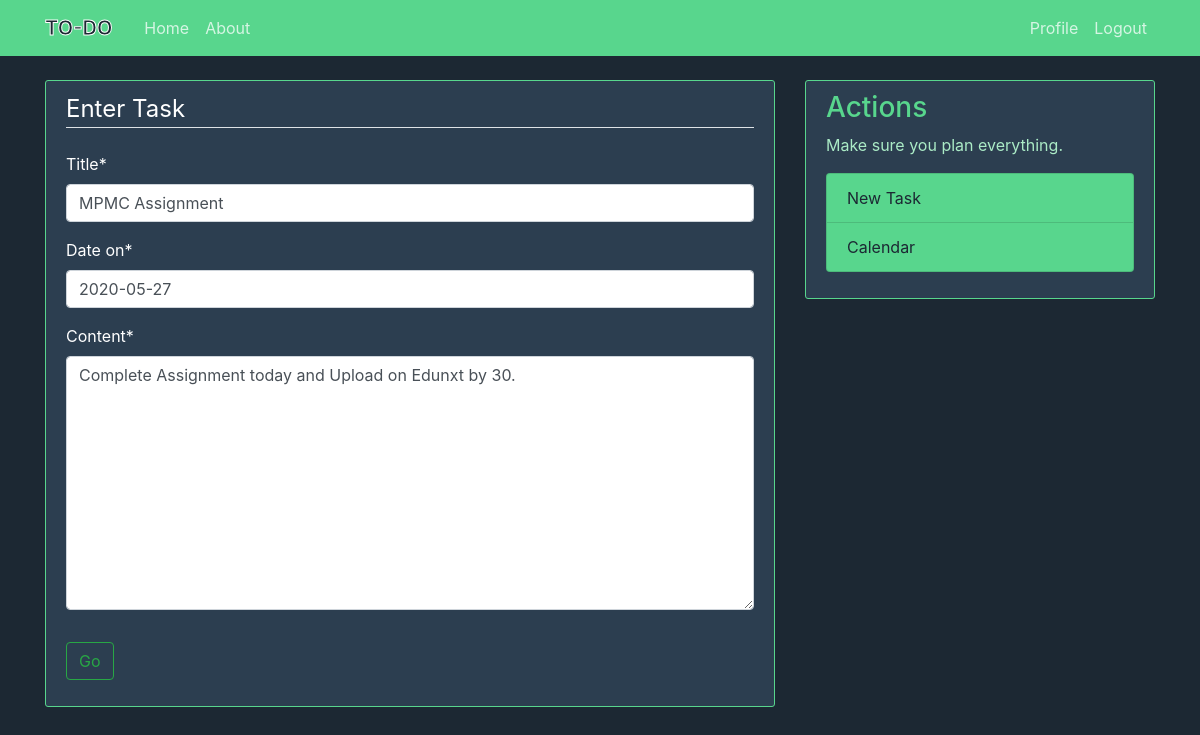
The page /post/4/update/ (signed in) on the database its author committed.
### blog/models.py (models this page shows, shortened)
class Post(models.Model):
    title = models.CharField(max_length = 100)
    content = models.TextField()
    date_on = models.DateField(default = timezone.now ) #Function is passed on as def value
    author = models.ForeignKey(User, on_delete = models.CASCADE)

### blog/views.py (the view, shortened to what this page needs)
# urls.py: path('post/<int:pk>/update/', views.PostUpdateView.as_view(), name='post-update'),
class PostUpdateView(LoginRequiredMixin,UpdateView,UserPassesTestMixin):
    model = Post
    fields = ['title','date_on','content']

### blog/templates/blog/post_form.html (shortened to what this page needs)
{% extends 'blog/base.html' %}
{% load crispy_forms_tags%}
{%block content%}
    <div class="content-section">
      <form method="POST">
        <fieldset class = "form-group ">
          <legend class="border-bottom mb-4">Enter Task</legend>
          {{ form|crispy }}
        </fieldset>
        <div class="form-group">
          <button class="btn btn-outline-success" type="submit">Go</button>
        </div>
      </form>
    </div>
{%endblock content%}

### blog/static/blog/main.css (style rules this page uses)
body { background: #1c2833 ; color: #333333; margin-top: 5rem; }
.content-section { color:white; background: #2c3e50 ; padding: 10px 20px; border: 1px solid #58d68d; border-radius: 3px; margin-bottom: 20px; }

### rows shown on the page
Post: title "MPMC Assignment", date_on "2020-05-27", content "Complete Assignment today and Upload on Edunxt by 30."
